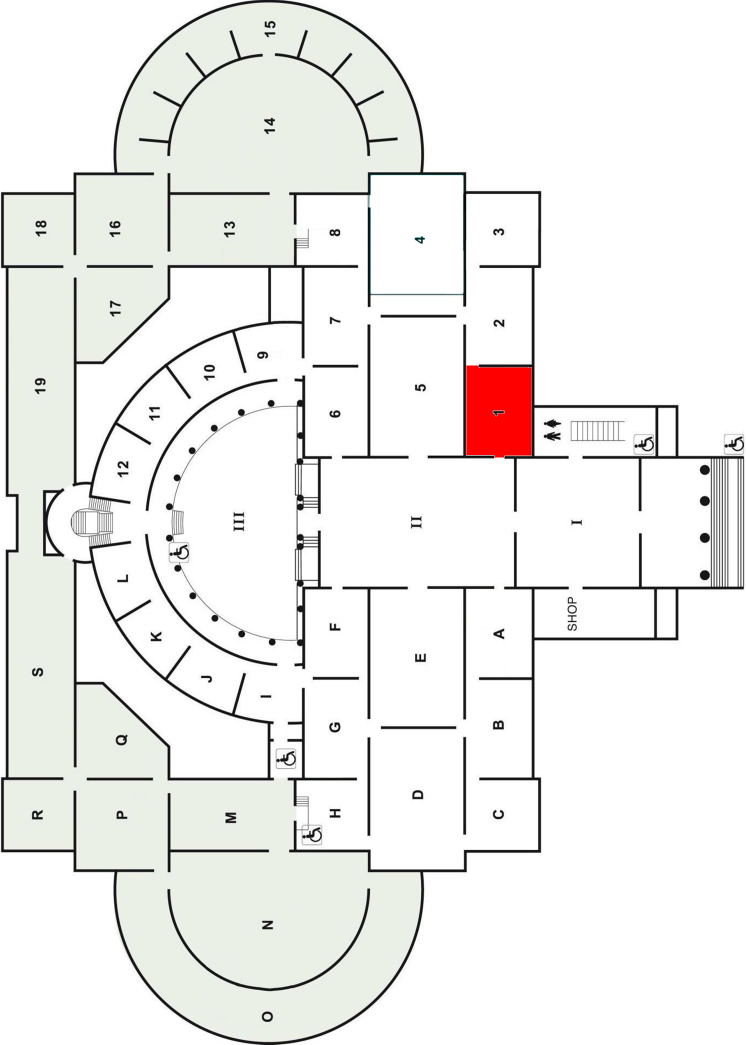
#> input picture floorplans/Zaal_1.png, 1492 x 2090 px (shown at 1/2 size); its folder holds only this picture in this run
$ python -i sift_test.py   (imports and definitions only)
#> lines starting #> are read from the running program, lines starting #| are printed output that depends on the picture
#> further down, picture is the input picture: shape (2090, 1492, 3); mean B, G, R 236.6, 238.6, 239.3
import cv2 as cv
import os
from glob import glob
import numpy as np
import time

from numpy.lib.utils import safe_eval

# [1 line not run here, left out]

def resize_image_to_width(image, width):
#> called with width = 200
    height = int(width / image.shape[1] * image.shape[0])
#> height = 280
    dimensions = (width, height)
#> dimensions = (200, 280)
    return cv.resize(image, dimensions, interpolation=cv.INTER_AREA)
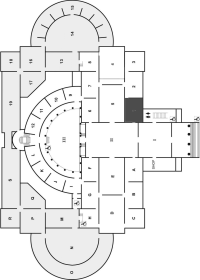
#> returned value: shape (280, 200); min 22, max 255, mean 238.5

sift = cv.SIFT_create()

def get_SIFTkeypoints(image):
    # find the keypoints and descriptors with SIFT
	 # sift werkte niet op graywaarde (resize_image_to_width kreeg variabele image en niet variabele gray) en 400 -> 200
    gray = cv.cvtColor(image, cv.COLOR_BGR2GRAY)
    gray = resize_image_to_width(gray, 200)
    kp, des = sift.detectAndCompute(gray,None)
#> kp = 218 keypoints; strongest (x, y, size): (134, 110, 16.2), (133, 194, 2.1), (62, 219, 2.1), (112, 176, 1.9)

    return (kp,des)

class Painting:
  # [4 lines left out: function __init__, not called in this run]

paintings = []
bf = cv.BFMatcher()

images = sorted(glob("/home/maartenvandenbrande/Documents/unif/computervisie/Database/*"))
#images = sorted(glob("/home/maartenvandenbrande/Documents/unif/computervisie/cutout_pictures/Zaal_D/*"))


# [89 lines left out: functions get_paintings, matches_ratiotest, compare_descriptors, not called in this run]

# [1 line not run here, left out]

cutouts = sorted(glob("/home/maartenvandenbrande/Documents/unif/computervisie/cutout_pictures/Zaal_D/*"))

# [34 lines not run here, left out]

	#cv.waitKey(0)

>>> import cv2
>>> picture = cv2.imread('../floorplans/Zaal_1.png')
>>> result = get_SIFTkeypoints(picture)
